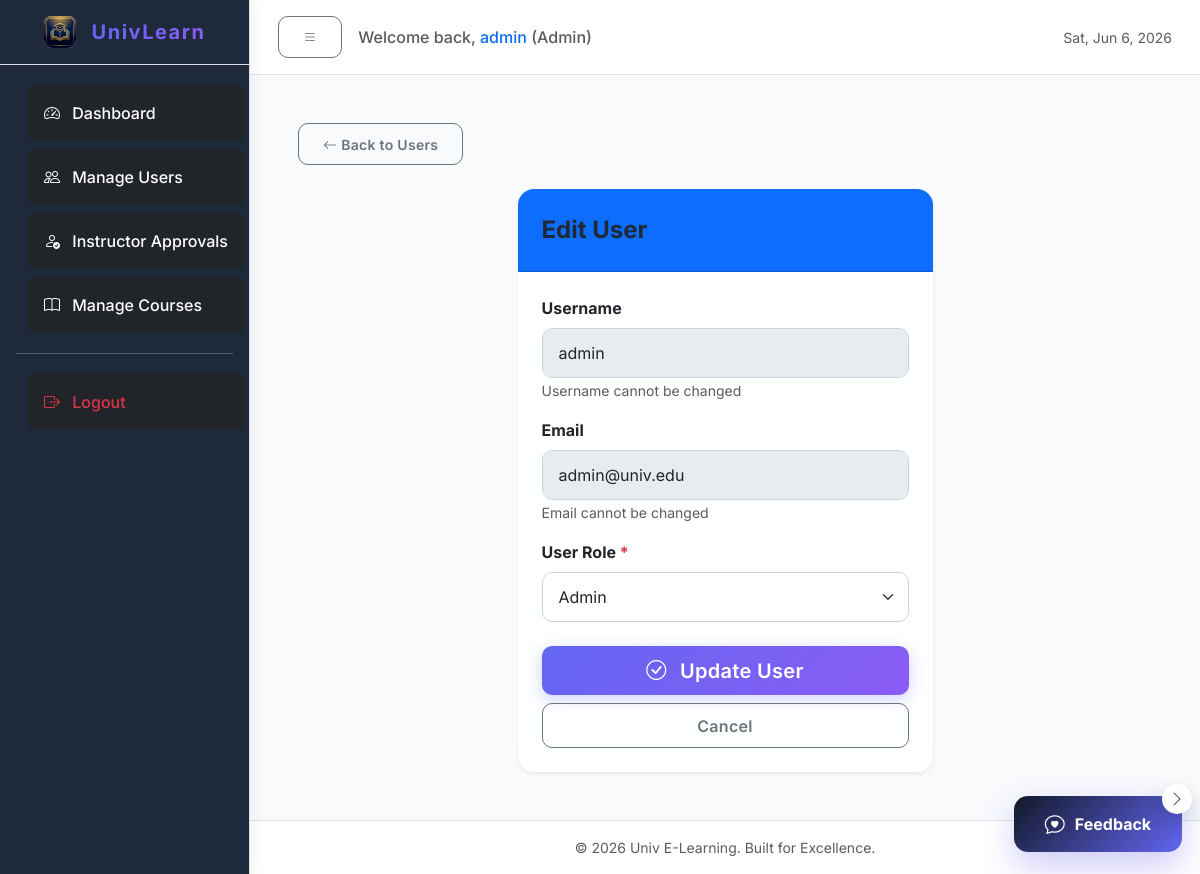
/index.php?page=admin-edit-user&id=1 (signed in), run on the app's committed database.
### tables this page shows
CREATE TABLE IF NOT EXISTS users (
    UserID INT AUTO_INCREMENT PRIMARY KEY,
    Username VARCHAR(50) NOT NULL UNIQUE,
    Email VARCHAR(100) NOT NULL UNIQUE,
    Password VARCHAR(255) NOT NULL,
    UserType ENUM('Admin', 'Instructor', 'Student') NOT NULL DEFAULT 'Student',
    Status ENUM('Pending', 'Approved', 'Rejected') NOT NULL DEFAULT 'Approved',
    EmailVerifiedAt DATETIME NULL DEFAULT NULL,
    CreatedAt TIMESTAMP DEFAULT CURRENT_TIMESTAMP,
    LastActiveAt DATETIME NULL DEFAULT NULL
);

### app/controllers/AdminController.php (called while the page is built, shortened)
<?php
class AdminController {
    private $pdo;
    public function __construct($pdo) {
        $this->pdo = $pdo;
    }
    public function editUser() {
        $user_id = $_GET['id'] ?? null;
        $stmt = $this->pdo->prepare("SELECT * FROM users WHERE UserID = ?");
        $stmt->execute([$user_id]);
        $user = $stmt->fetch();
        require __DIR__ . '/../views/admin/edit_user.php';
    }
}

### app/views/admin/edit_user.php (the view, shortened to what this page needs)
<?php
include __DIR__ . '/../partials/header.php';
include __DIR__ . '/../partials/sidebar_v2.php';
?>
<div class="container-fluid p-4">
    <div class="mb-4">
        <a href="?page=admin-users" class="btn btn-outline-secondary btn-sm">
            <i class="bi bi-arrow-left"></i> Back to Users
        </a>
    </div>
    <div class="row justify-content-center">
        <div class="col-lg-6">
            <div class="card border-0 shadow-sm">
                <div class="card-header bg-primary text-white p-4">
                    <h4 class="card-title mb-0">Edit User</h4>
                </div>
                <div class="card-body p-4">
                    <?php if (!empty($user) && is_array($user)): ?>
                        <form method="POST">
                            <div class="mb-3">
                                <label for="username" class="form-label fw-bold">Username</label>
                                <input type="text" class="form-control" id="username" value="<?php echo htmlspecialchars($user['Username']); ?>" disabled>
                                <small class="text-muted">Username cannot be changed</small>
                            </div>
                            <div class="mb-3">
                                <label for="email" class="form-label fw-bold">Email</label>
                                <input type="email" class="form-control" id="email" value="<?php echo htmlspecialchars($user['Email']); ?>" disabled>
                                <small class="text-muted">Email cannot be changed</small>
                            </div>
                            <div class="mb-4">
                                <label for="user_type" class="form-label fw-bold">User Role <span class="text-danger">*</span></label>
                                <select class="form-select" id="user_type" name="user_type" required>
                                    <option value="Admin" <?php echo ($user['UserType'] === 'Admin') ? 'selected' : ''; ?>>Admin</option>
                                </select>
                            </div>
                            <div class="d-grid gap-2">
                                <button type="submit" class="btn btn-primary btn-lg">
                                    <i class="bi bi-check-circle me-2"></i> Update User
                                </button>
                                <a href="?page=admin-users" class="btn btn-outline-secondary">Cancel</a>
                            </div>
                        </form>
                    <?php endif; ?>
                </div>
            </div>
        </div>
    </div>
</div>
<?php include __DIR__ . '/../partials/footer.php'; ?>

### public/css/style.css (style rules this page uses)
:root { --primary-color: #6366f1; --primary-hover: #4f46e5; --secondary-color: #8b5cf6; --dark-bg: #0f172a; --sidebar-bg: #1e293b; --text-main: #1f2937; --text-muted: #64748b; --glass-bg: rgba(255, 255, 255, 0.85); --glass-border: rgba(255, 255, 255, 0.3); }
body { font-family: 'Inter', 'Segoe UI', sans-serif; color: var(--text-main); background-color: #f8fafc; -webkit-font-smoothing: antialiased; }
html, body { max-width: 100%; overflow-x: hidden; }
.card { border: 1px solid rgba(255, 255, 255, 0.6); border-radius: 16px; background: var(--glass-bg); backdrop-filter: blur(12px); -webkit-backdrop-filter: blur(12px); box-shadow: 0 8px 32px rgba(0, 0, 0, 0.05); transition: transform 0.3s cubic-bezier(0.34, 1.56, 0.64, 1), box-shadow 0.3s ease; overflow: hidden; }
.card-title { font-weight: 700; color: var(--text-main); line-height: 1.4; }
.btn { border-radius: 10px; font-weight: 600; padding: 0.6rem 1.5rem; transition: all 0.3s ease; text-transform: none; letter-spacing: 0.3px; }
.btn-primary { background: linear-gradient(135deg, var(--primary-color), var(--secondary-color)); border: none; box-shadow: 0 4px 15px rgba(99, 102, 241, 0.3); }
.form-control, .form-select { border-radius: 10px; padding: 0.75rem 1rem; border: 1px solid #cbd5e1; background-color: rgba(255, 255, 255, 0.9); transition: all 0.3s ease; }

### data on the page
users: Username "admin", Email "admin@univ.edu", user_type "Admin"

### other printed values
$_SESSION['username'] "admin"
$_SESSION['user_type'] "Admin"
APP_NAME "Univ E-Learning"
